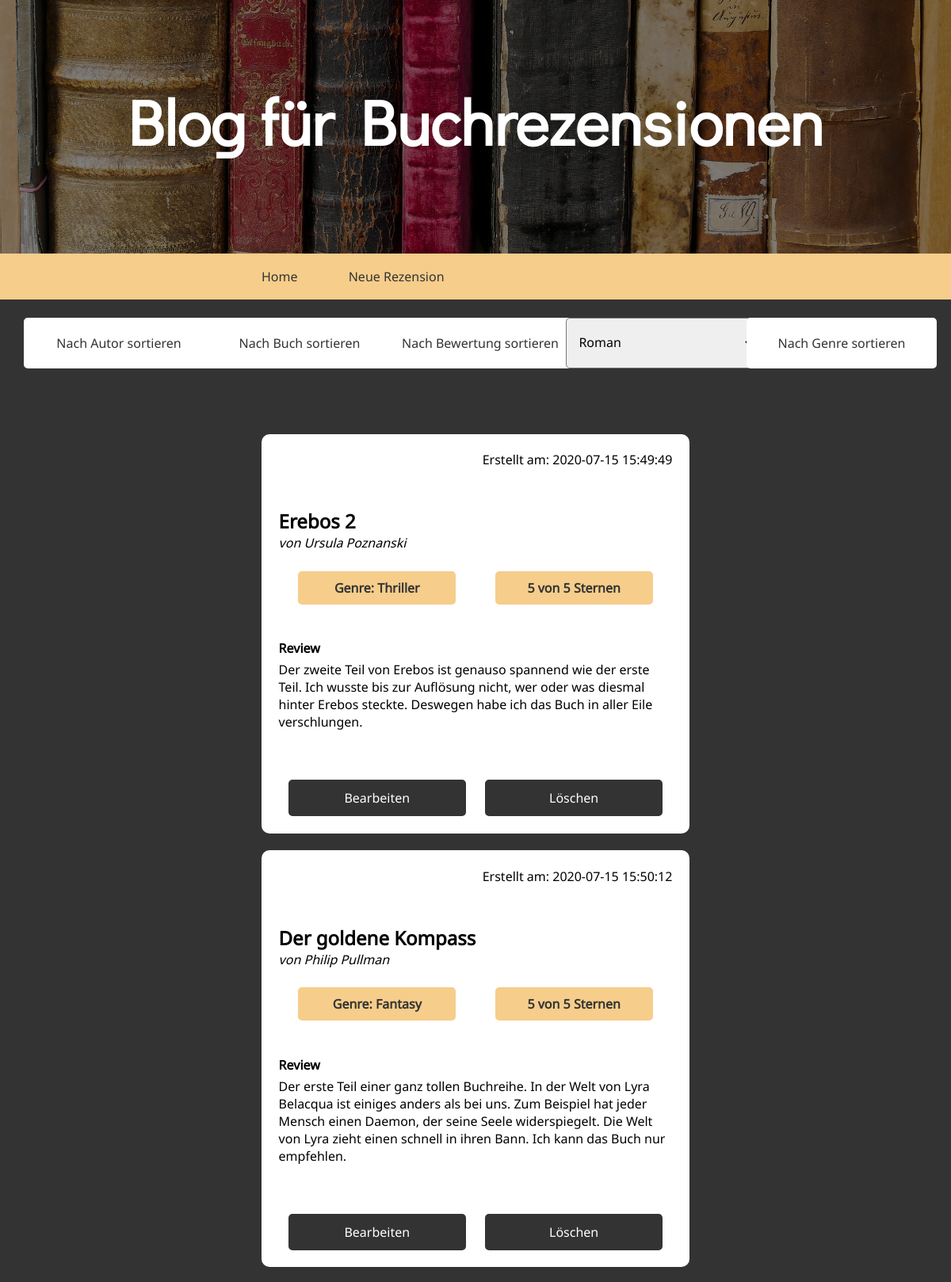
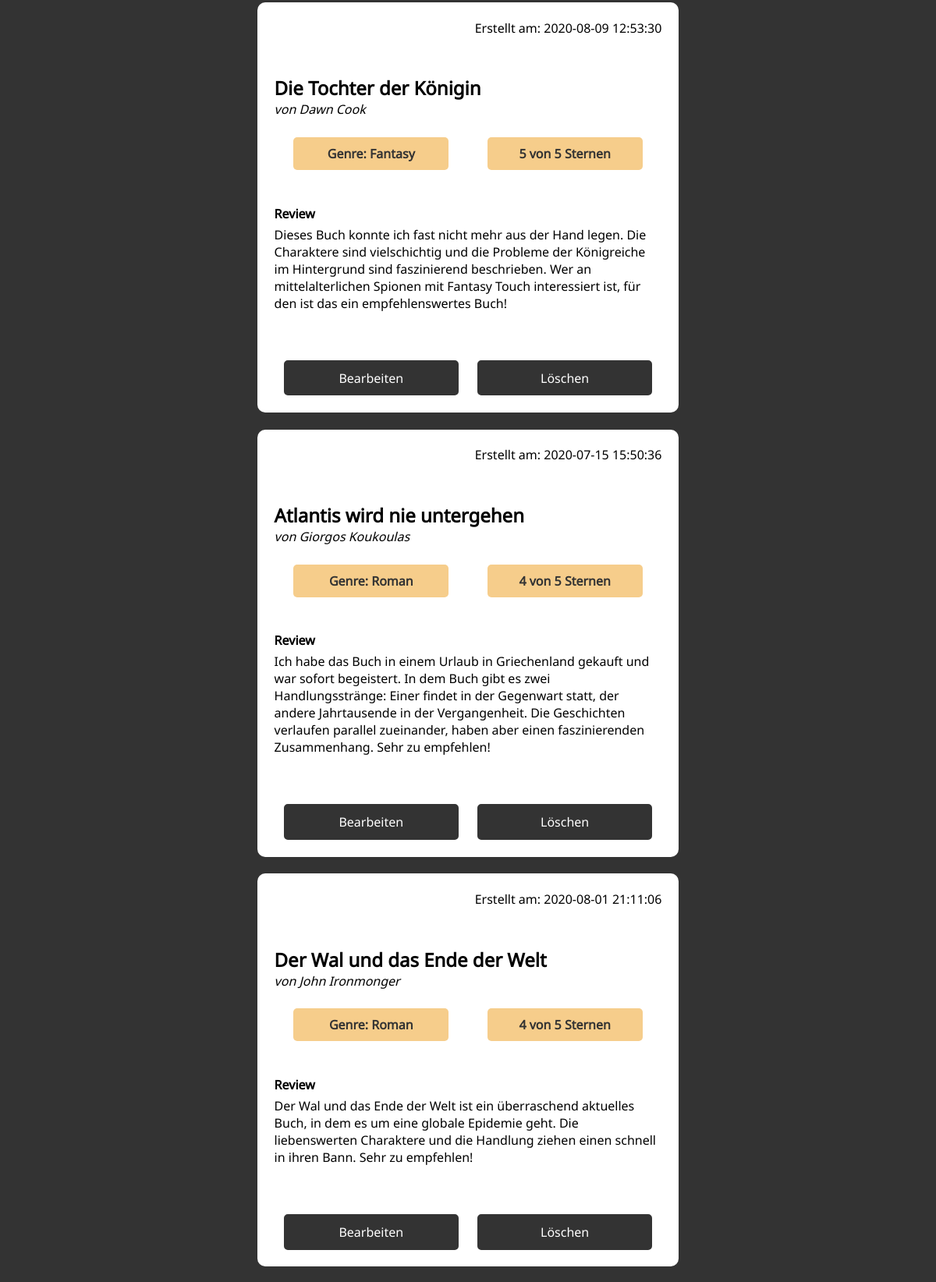
Page /bewertungsort.php (upper part) on the committed database (2 pictures, top to bottom).
### tables this page shows
CREATE TABLE `autor` (
  `AUTORID` int(11) NOT NULL,
  `VORNAME` varchar(50) NOT NULL,
  `NACHNAME` varchar(50) NOT NULL
);

CREATE TABLE `review` (
  `REVIEWID` int(11) NOT NULL,
  `BUCHID` bigint(11) NOT NULL,
  `REVIEW` longtext NOT NULL,
  `BEWERTUNG` int(11) NOT NULL,
  `DATUM` timestamp NOT NULL DEFAULT current_timestamp()
);

CREATE TABLE `buch` (
  `BUCHID` bigint(20) NOT NULL,
  `GENREID` int(11) NOT NULL,
  `AUTORID` int(11) NOT NULL,
  `BUCHTITEL` varchar(200) NOT NULL
);

CREATE TABLE `genre` (
  `GENREID` int(11) NOT NULL,
  `GENRE` varchar(50) NOT NULL
);

### bewertungsort.php (the view, shortened to what this page needs)
<!DOCTYPE html>
<html>
<head>
    <link rel="stylesheet" href="css/styles.css">
</head>
<body>
    <div class="wrapper">
        <header>
            <div class="headerbackground">
                <div class="opacity">
                    <h1>Blog für Buchrezensionen</h1>
                    <nav>
                        <ul>
                            <li><a href="index.php">Home</a></li>
                            <li><a href="createreview.php">Neue Rezension</a></li>
                        </ul>
                    </nav>
                </div>
            </div>
        </header>
        <main>
            <div class="mainbackground">
                <?php
                include "initdb.php";
                ?>
                               <div class="sort">
                    <div class="sortfloat1">
                        <form action="authorsort.php" method="POST">
                            <input type="submit" name="authorsort" id="authorsort" value="Nach Autor sortieren">
                        </form>
                    </div>
                    <div class="sortfloat1">
                        <form action="booksort.php" method="POST">
                            <input type="submit" name="booksort" id="booksort" value="Nach Buch sortieren">
                        </form>
                    </div>
                    <div class="sortfloat1">
                        <form action="bewertungsort.php" method="POST">
                            <input type="submit" name="bewertungsort" id="bewertungsort" value="Nach Bewertung sortieren">
                        </form>
                    </div>
                    <form action="genresort.php" method="POST">
                        <div class="sortfloat2">
                            <select name="genreId" required>
                                <option value="1">Roman</option>
                            </select>
                        </div>
                        <div class="sortfloat2">
                            <input type="submit" name="genresort" id="genresort" value="Nach Genre sortieren">
                        </div>
                    </form>
                </div>
                <div class="review">
                    <?php
                    $sql =  "SELECT * FROM autor, genre, buch, review WHERE review.BUCHID = buch.BUCHID AND buch.AUTORID = autor.AUTORID AND buch.GENREID = genre.GENREID ORDER BY BEWERTUNG DESC";
                    $result = $con->query($sql);
                    ?>
<?php while ($row = $result->fetch_assoc()) { ?>
                        <div class=post>
                            <span class="datum">
                            <?php echo "Erstellt am: " . $row["DATUM"]; ?>
                            </span>
                            <h3>
                                <?php echo $row["BUCHTITEL"]; ?>
                            </h3>
                            <span class="name">
                            <?php echo "von " . $row["VORNAME"]; ?>
                            <?php echo $row["NACHNAME"]; ?>
                            </span><br>
                            <span class="genre">
                            <?php echo "Genre: " . $row["GENRE"]; ?>
                            </span>
                            <span class="bewertung">
                            <?php echo $row["BEWERTUNG"] . " von 5 Sternen"; ?>
                            </span>
                            <h4>Review</h4>
                            <div class="reviewtext">
                            <?php echo $row["REVIEW"]; ?>
                            </div>
                            <div class="reviewbuttons">
                            <a href="editreview.php?edit=<?php echo $row['REVIEWID']; ?>">Bearbeiten </a>
                            </div>
                            <div class="reviewbuttons">
                            <a href="index.php?delete=<?php echo $row['REVIEWID']; ?> ">Löschen </a>
                            </div>
                        </div>
                    <?php } ?>
                </div>
            </div>
        </main>
    </div>
</body>
</html>

### css/styles.css (style rules this page uses)
* { margin: 0; padding: 0; box-sizing: border-box; font-family: "notosans", sans-serif; font-size: 1em; }
.mainbackground { width: 100%; margin: 0 auto; background-color: #333333; }
header .headerbackground { background-image: url("../img/headerbook.jpg"); background-size: cover; background-repeat: no-repeat; background-position: bottom; }
.opacity { background: rgba(0, 0, 0, 0.5); }
header h1 { text-align: center; color: rgb(78, 71, 71); padding: 10% 0; color: #fff; font-size: 2.5em; font-family: "didactic"; }
@media only screen and (min-width: 45em) { header h1 { font-size: 5em; } }
header nav { text-align: center; padding: 2.5% 0; background-color: #f6cd8b; }
header nav a { text-decoration: none; color: #333333; margin: 0 5%; }
@media only screen and (min-width: 45em) { header nav { padding: 1.5% 25%; } }
@media only screen and (min-width: 45em) { header nav { text-align: left; } }
nav ul li { display: inline; }
.wrapper .sort { text-align: center; margin: 0% auto; padding: 5% 0 0 0; }
.sortfloat1, .sortfloat2 { margin: 2% 0; }
.sort select, .sort input[type="submit"] { width: 100%; margin-top: 0; }
.sort input, .sort input[type="submit"] { background-color: #fff; color: #333333; border: 2px solid #fff; padding: 2%; }
@media only screen and (min-width: 45em) { .wrapper .sort { text-align: center; margin: 0% auto; padding: 0 2.5% 2% 2.5%; } }
@media only screen and (min-width: 45em) { .sort select, .sort input[type="submit"] { padding: 5%; width: 15em; height: 4em; margin: 0 auto; display: inline-block; border-radius: 5px; -moz-border-radius: 5px; -webkit-border-radius: 5px; } }
@media only screen and (min-width: 45em) { .sortfloat1, .sortfloat2 { display: block; width: 20%; float: left; margin: 2% auto; } }
.wrapper .review { padding: 5%; clear: both; }
.review .post { margin-bottom: 5%; padding: 4%; background-color: #fff; -moz-border-radius: 5px; -webkit-border-radius: 5px; border-radius: 5px; }
@media only screen and (min-width: 45em) { .wrapper .review { padding: 5%; } }
@media only screen and (min-width: 45em) { .review .post { width: 50%; margin: 0 auto 2% auto; padding: 2%; -moz-border-radius: 10px; -webkit-border-radius: 10px; border-radius: 10px; } }
.post .datum { float: right; margin-bottom: 10%; }
.post h3 { clear: both; font-size: 1.5em; }
.post .name { font-style: italic; }
.post .genre, .post .bewertung { display: inline-block; width: 100%; margin-top: 3%; text-align: center; background-color: #f6cd8b; color: #333333; padding: 2%; -moz-border-radius: 5px; -webkit-border-radius: 5px; border-radius: 5px; font-weight: bold; }
.post h4 { padding-top: 4%; padding-bottom: 1%; }
.post .reviewtext { padding-bottom: 10%; }
@media only screen and (min-width: 45em) { .post .genre, .post .bewertung { width: 40%; float: left; margin: 5%; } }
@media only screen and (min-width: 45em) { .post h4 { clear: both; } }
.reviewbuttons a { width: 100%; margin-top: 4%; padding: 2%; display: inline-block; text-align: center; background-color: #333333; border: 2px solid #333333; -moz-border-radius: 5px; -webkit-border-radius: 5px; border-radius: 5px; cursor: pointer; text-decoration: none; color: #fff; }
@media only screen and (min-width: 45em) { .reviewbuttons a { float: left; width: 45%; margin: 2.5% 2.5% 0% 2.5%; } }

### rows in the picture
autor: review.DATUM "2020-07-15 15:49:49", buch.BUCHTITEL "Erebos 2", VORNAME "Ursula", NACHNAME "Poznanski", genre.GENRE "Thriller", review.BEWERTUNG "5", review.REVIEW "Der zweite Teil von Erebos ist genauso spannend wie der erste Teil. Ich wusste bis zur Auflösung nicht, wer oder was diesmal hinter Erebos steckte. Deswegen habe ich das Buch in aller Eile verschlungen."
autor: review.DATUM "2020-07-15 15:50:12", buch.BUCHTITEL "Der goldene Kompass", VORNAME "Philip", NACHNAME "Pullman", genre.GENRE "Fantasy", review.BEWERTUNG "5", review.REVIEW "Der erste Teil einer ganz tollen Buchreihe. In der Welt von Lyra Belacqua ist einiges anders als bei uns. Zum Beispiel hat jeder Mensch einen Daemon, der seine Seele widerspiegelt. Die Welt von Lyra zieht einen schnell in ihren Bann. Ich kann das Buch nur empfehlen."
autor: review.DATUM "2020-08-09 12:53:30", buch.BUCHTITEL "Die Tochter der Königin", VORNAME "Dawn", NACHNAME "Cook", genre.GENRE "Fantasy", review.BEWERTUNG "5", review.REVIEW "Dieses Buch konnte ich fast nicht mehr aus der Hand legen. Die Charaktere sind vielschichtig und die Probleme der Königreiche im Hintergrund sind faszinierend beschrieben. Wer an mittelalterlichen Spionen mit Fantasy Touch interessiert ist, für den ist das ein empfehlenswertes Buch!"
autor: review.DATUM "2020-07-15 15:50:36", buch.BUCHTITEL "Atlantis wird nie untergehen", VORNAME "Giorgos", NACHNAME "Koukoulas", genre.GENRE "Roman", review.BEWERTUNG "4", review.REVIEW "Ich habe das Buch in einem Urlaub in Griechenland gekauft und war sofort begeistert. In dem Buch gibt es zwei Handlungsstränge: Einer findet in der Gegenwart statt, der andere Jahrtausende in der Vergangenheit. Die Geschichten verlaufen parallel zueinander, haben aber einen faszinierenden Zusammenhang. Sehr zu empfehlen!"
autor: review.DATUM "2020-08-01 21:11:06", buch.BUCHTITEL "Der Wal und das Ende der Welt", VORNAME "John", NACHNAME "Ironmonger", genre.GENRE "Roman", review.BEWERTUNG "4", review.REVIEW "Der Wal und das Ende der Welt ist ein überraschend aktuelles Buch, in dem es um eine globale Epidemie geht. Die liebenswerten Charaktere und die Handlung ziehen einen schnell in ihren Bann. Sehr zu empfehlen!"
